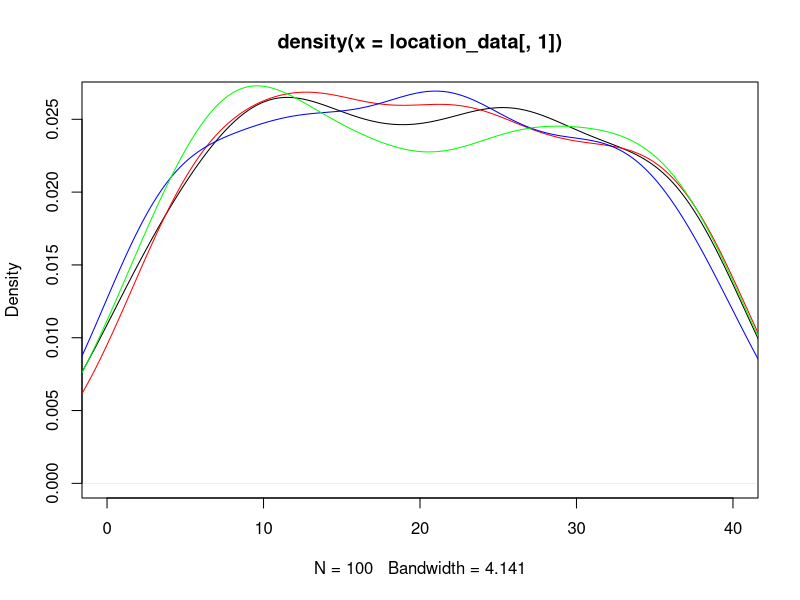
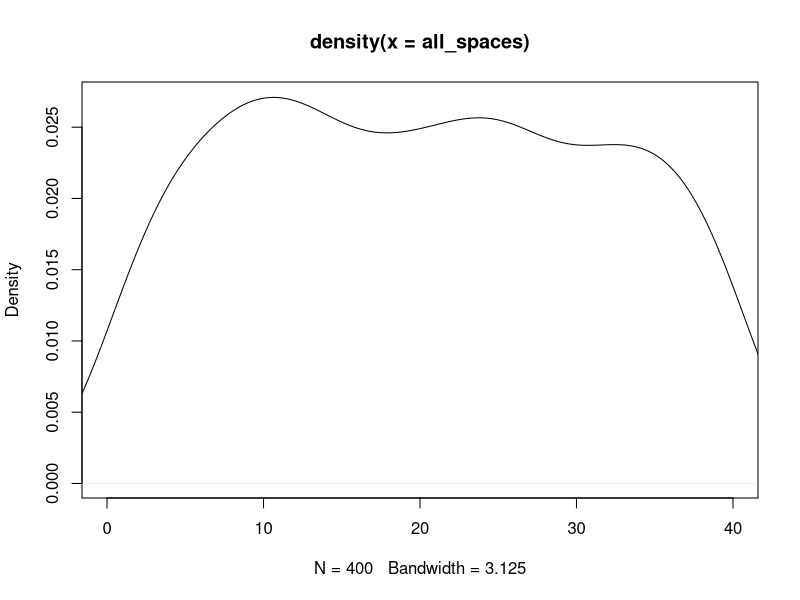
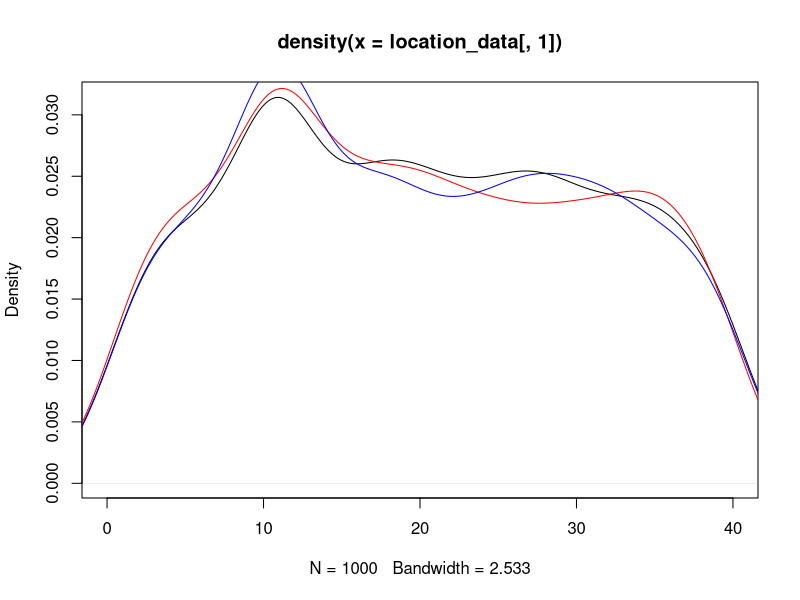
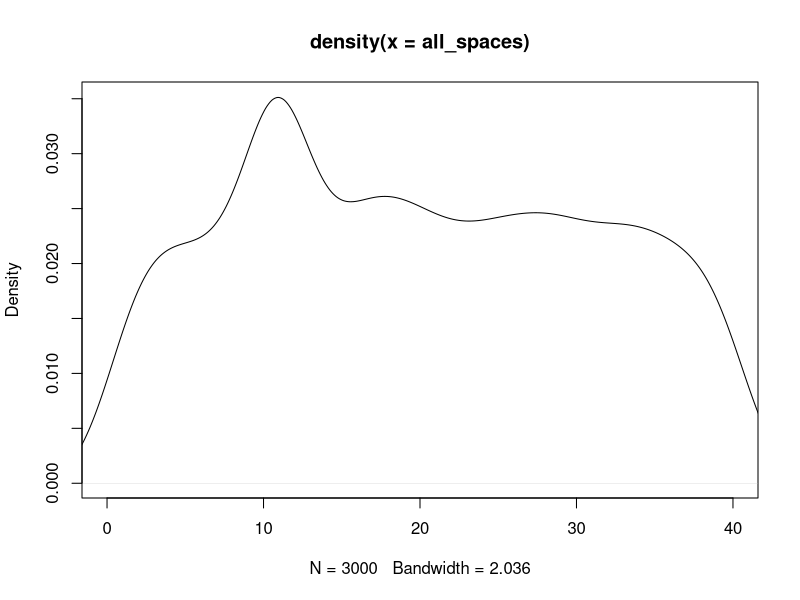
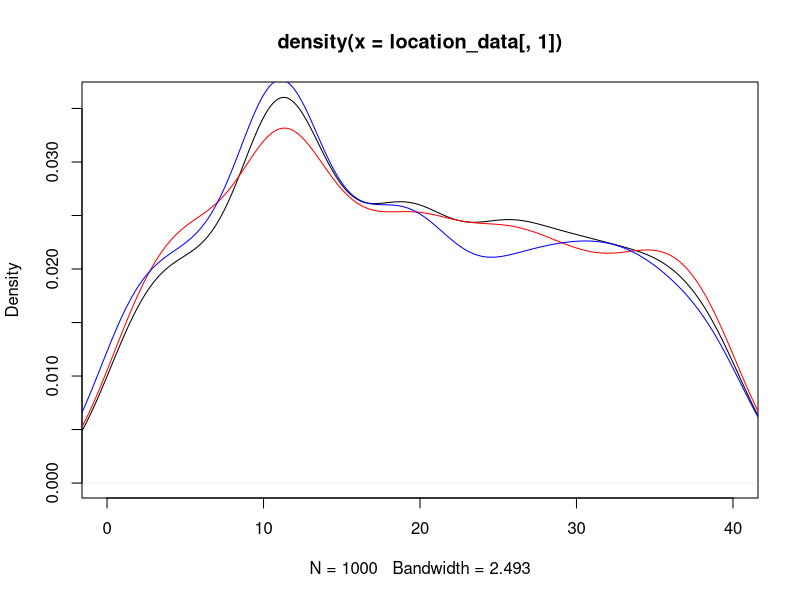
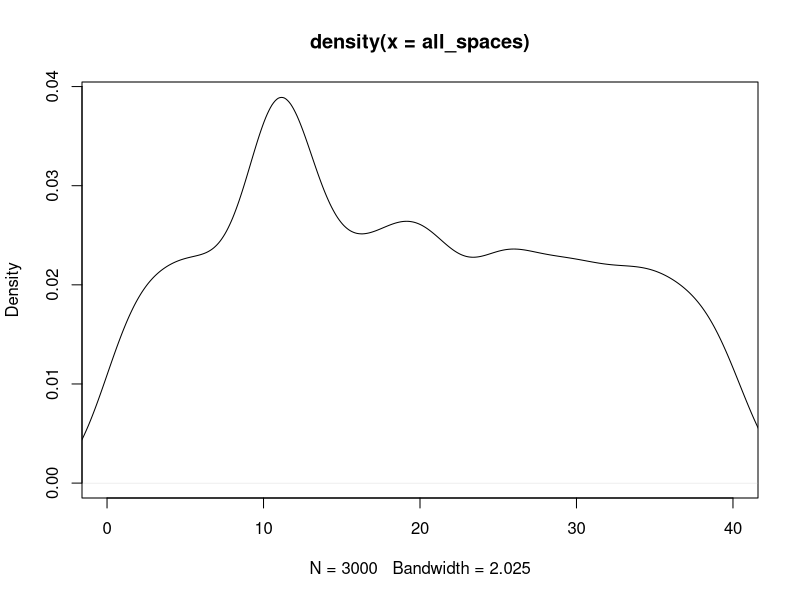

Reproduce these figures in R, in order. (Note: this script raises an error after producing the figures.)
## ---- chunk 1
knitr::opts_chunk$set(echo = TRUE)
## ---- chunk 2
#libraries
library(dplyr)
library(ggplot2)
## ---- chunk 3
#Kayleigh
##LET'S GET MOVING

monopolyBoard <- read.csv("MonopolyBoard.csv", header = T)
monopolyBoard

# Using dice rolls to determine where a player will land on the board
#input: "location"; a number 1-40; where the player is on the board
#output: the amount of spaces the player will move until they are on their new location

#note that this is only accounting for standard dice rolls, no special rules yet...

lets_move = function(location) {
  dice_roll_1 <- sample(1:6, 1, replace = TRUE)
  dice_roll_2 <- sample(1:6, 1, replace = TRUE)
  
  roll_total <- sum(dice_roll_1, dice_roll_2)
  roll_double <- dice_roll_1 == dice_roll_2
  
    location = location + roll_total
    
  if (location <= 40) {
    location = location
  } else {
    location = location - 40
  }
  
  space = monopolyBoard$name[monopolyBoard$spaces == location]
  
  print("You're moving forward...")
  print(roll_total)
  
  print("You're on space...")
  print(location)
  
  #print(space) #This prints out the name of the space that they land on. 
}

#testers
lets_move(1)
lets_move(25)
lets_move(38)
lets_move(40)



#A function to move players around the board and to play Monopoly!
#input: "turns"; the amount of turns we should take
#output: a player's new location on the board

lets_play = function(turns) {
  location = 1
  print("Starting Location: GO!")
  for (i in 1:turns) {
    location = lets_move(location)
  }
  print("You've landed on...")
  return(location)
}



lets_play(10) #tester #in this example if you look at a reference monopoly board and "walk" your way around the board with each move being the number in each output, you'll land on the space on the board corresponding to the final output (when counting "GO" as 1 and/or 40) 

#testers 
#"lets_move" and "lets_play" have both been edited to print out phrases for each roll and move to make it easier to determine how the player is moving. 
#"You're moving forward..." gives the player's roll
#"You're on space..." is the players position after 1 turn/"lets_move"
  # Later try to switch this print statement to the name of the spot that the player is on 
#"You've landed on..." gives the final location after running "lets_play" for "x" turns.
  # Later try to switch this print statement to the name of the spot that the player is on 

lets_play(3)
lets_play(10)

## ---- chunk 4
##DOUBLE DOWN

##WORK IN PROGRESS

#A function using dice rolls to determine how many spaces a player will move with the additional rules for "doubles" in Monopoly
#input: "location"; a number 1-40 where the player is on the board
#outut: the number of spaces the player will move on the board, with the special case of rolling three "doubles" and landing in jail
double_down = function(location) {
  dice_roll_1 <- sample(1:6, 1, replace = TRUE)
  dice_roll_2 <- sample(1:6, 1, replace = TRUE)
  
  roll_total <- sum(dice_roll_1, dice_roll_2)
  roll_double <- dice_roll_1 == dice_roll_2
  
  print("roll was")
  print(roll_total)
    
  if (roll_double) {
    
    dice_roll_3 <- sample(1:6, 1, replace = TRUE)
    dice_roll_4 <- sample(1:6, 1, replace = TRUE)
    
    roll_total_2 <- sum(dice_roll_3, dice_roll_4)
    roll_double_2 <- dice_roll_3 == dice_roll_4
    
    print("roll double was")
    print(roll_total_2)

    
    if (roll_double_2) {
      dice_roll_5 <- sample(1:6, 1, replace = TRUE)
      dice_roll_6 <- sample(1:6, 1, replace = TRUE)
      
      roll_total_3 <- sum(dice_roll_5, dice_roll_6)
      roll_double_3 <- dice_roll_5 == dice_roll_6
      
      print("roll double was")
      print(roll_total_3)
      
      if (roll_double_3) {
        location = 11 #Jail
        print("doubles, doubles, doubles")
        print("You're going to JAIL!")
        
      } else {
        location = location + roll_total + roll_total_2 + roll_total_3
        print("doubles, doubles, not doubles")
        print("You're moving forward...")
        print(roll_total + roll_total_2 + roll_total_3)
      }
    } else {
      location = location + roll_total + roll_total_2
      print("doubles, not doubles")
      print("You're moving forward...")
      print(roll_total+roll_total_2)
    }
  } else {
    location = location + roll_total
    print("no doubles")
    print("You're moving forward...")
    print(roll_total)
  }

    
  if (location <= 40) {
    location = location
  } else {
    location = location - 40
  }

  
  print("You're on space...")
  print(location)
}

double_down(1)
#text out in the function is kinda funky right but it's just to make sure its working right
#In final version switch all dice rolls to sample(1:6,...)

## ---- chunk 5
##CHANCE AND COMMUNITY CHEST CARDS
Card_Numbers <- c(1, 2, 3, 4, 5, 6, 7, 8, 9, 10, 11, 12, 13, 14, 15, 16)

Chance_Cards <- c("Advance to Boardwalk", "Advance to Go (Collect $200)", "Advance to Illinois Avenue. If you pass Go, collect $200", "Advance to St. Charles Place. If you pass Go, collect $200", "Advance to the nearest Railroad. If unowned, you may buy it from the Bank. If owned, pay owner twice the rental to which they are otherwise entitled", "Advance to the nearest Railroad. If unowned, you may buy it from the Bank. If owned, pay owner twice the rental to which they are otherwise entitled", "Advance token to nearest Utility. If unowned, you may buy it from the Bank. If owned, throw dice and pay owner a total ten times amount thrown", "Bank pays you dividend of $50", "Get Out of Jail Free", "Go Back 3 Spaces", "Go to Jail. Go directly to Jail, do not pass Go, do not collect $200", "Make general repairs on all your property. For each house pay $25. For each hotel pay $100", "Speeding fine $15", "Take a trip to Reading Railroad. If you pass Go, collect $200", "You have been elected Chairman of the Board. Pay each player $50", "Your building loan matures. Collect $150")

Chance <- data.frame(Chance_Cards, Card_Numbers)
Chance
##Chance cards to move a player to a new space:
  #1 -> Advance to Boardwalk (space 40)
  #2 -> Advance to Go (space 1)
  #3 -> Advance to Illinois Avenue (space 25)
  #4 -> Advance to St. Charles Place (space 12)
  #5 -> Advance to nearest Railroad (space(s) 6, 16, 26, 36)
  #6 -> Advance to nearest Railraod (space(s) 6, 16, 26, 36)
  #7 -> Advance to nearest Utility (space(s) 13, 29)
  #11 -> Go to Jail (space 11)
  #14 -> Take a trip to Reading Railroad (space 6)

Community_Chest_Cards <- c("Advance to Go (Collect $200)", "Bank error in your favor. Collect $200", "Doctor’s fee. Pay $50", "From sale of stock you get $50", "Get Out of Jail Free", "Go to Jail. Go directly to jail, do not pass Go, do not collect $200", "Holiday fund matures. Receive $100", "Income tax refund. Collect $20", "It is your birthday. Collect $10 from every player", "Life insurance matures. Collect $100", "Pay hospital fees of $100", "Pay school fees of $50", "Receive $25 consultancy fee", "You are assessed for street repair. $40 per house. $115 per hotel", "You have won second prize in a beauty contest. Collect $10", "You inherit $100")

Community_Chest <- data.frame(Community_Chest_Cards, Card_Numbers)
Community_Chest

##Community Chest Cards that move a player to a new space:
  #1 -> Advance to GO (space 1)
  #5 -> Go to Jail (space 11)

## ---- chunk 6
# heidi

#the function "who_goes_first" simulates the initial roll before the game begins in order to determine which player goes first
# input is a number of how many players are going to be playing
# output is the value of each players roll and the player that will start the game based on who had the highest roll
who_goes_first <- function(num_players){
  initial_rolls <- c()
  for (i in 1:num_players) {
    player_i_roll <- sum(sample(1:6, 2, replace=TRUE))
    initial_rolls <- c(initial_rolls, player_i_roll) # vector of every player's roll
    print(paste("Player", i, "rolled", player_i_roll))
  }
  cat("\n")
  if(sum(initial_rolls == max(initial_rolls)) >= 2){
    while (sum(initial_rolls == max(initial_rolls)) >= 2) { # if players tied for highest number
      tied_players <- which(initial_rolls==max(initial_rolls)) # identify which players tied
      print("It's a tie! Roll again")
      cat("\n")
      tie_breaker_rolls <- c()
      for (i in tied_players) { # tied players roll again
       player_i_roll2 <- sum(sample(1:6, 2, replace=TRUE))
       tie_breaker_rolls <- c(tie_breaker_rolls, player_i_roll2)
       print(paste("Player", i, "rolled", player_i_roll2))
      }
      initial_rolls <- tie_breaker_rolls
      highest_roll <- max(tie_breaker_rolls)
      highest_player2 <- tied_players[which(tie_breaker_rolls == highest_roll)]
    }
    cat("\n")
    print(paste("Player", highest_player2, "goes first!"))
  }
  else {
    highest_player <- which.max(initial_rolls) # who rolled the highest number
    print(paste("Player", highest_player, "goes first!"))
  }
}

who_goes_first(4) # test function

## ---- chunk 7
# Olivia
# Website for data: https://stat-jet-asu.github.io/Datasets/InstructorDescriptions/monopoly.html

monopolyBoard <- read.csv("MonopolyBoard.csv", header = T)
head(monopolyBoard)

# Kayleigh's lets_play function from above incorporating players and density plots
# uses lets_move function from above
# input: turns, # of turns to iterate through; players, number of players (2-4)
# output: density plot with a line for each player's frequency of spaces landed on 
# & density plot for the combined frequency of spaces landed on for all players

lets_play = function(turns, players) {
  location_data <- as.data.frame(matrix(nrow = turns, ncol = players))
  
for (j in 1:players) {
  location = 1
  
  for (i in 1:turns) {
    
    location = lets_move(location)
    location_data[i,j] <- location
    }
  }
  
  # creates density plot of frequency of landing on each space for each player
  plot(density(location_data[,1]), xlim = c(0,40), col = "black")
  
  colors <- c("red", "blue", "green")
  
  for (k in 2:players) {
  lines(density(location_data[,k]), col = colors[k-1]) # adds a density line for each player after the first
  }
  
  # creates density plot for total frequency landing on each space (all players spaces included)
  all_spaces <- as.vector(as.matrix(location_data))
  plot(density(all_spaces), xlim = c(0,40), col = "black")
  
}
lets_play(100, 4)

## ---- chunk 8
# 3 -- including jail and double rolls

lets_move2 = function(location) {
  dice_roll_1 <- sample(1:6, 1, replace = TRUE)
  dice_roll_2 <- sample(1:6, 1, replace = TRUE)
  
  roll_total <- sum(dice_roll_1, dice_roll_2)
  roll_double <- dice_roll_1 == dice_roll_2
  
    location = location + roll_total # updates location to be previous location + roll total
    double3 = "false" # double3 is assigned "true" if the player double rolls 3x (as seen in if statement below), otherwise it is assigned "false" 
    
  # first double roll -> roll again
  if (roll_double == TRUE) {
    dice_roll_3 <- sample(1:6, 1, replace = TRUE)
    dice_roll_4 <- sample(1:6, 1, replace = TRUE)
    
    roll_total2 <- sum(dice_roll_3, dice_roll_4)
    roll_double2 <- dice_roll_3 == dice_roll_4
    
    location = location + roll_total2
    double3 = "false"
    
    # if player is at a location past 40, subtract 40 so they go back to the GO space at location "41"
    # this is included in each if statement below so that it applies if player has to roll again
    if (location <= 40) {
      location = location
    } else {
      location = location - 40
    }
     
      # second double roll -> roll again
      if (roll_double2 == TRUE) {
        dice_roll_5 <- sample(1:6, 1, replace = TRUE)
        dice_roll_6 <- sample(1:6, 1, replace = TRUE)
    
        roll_total3 <- sum(dice_roll_5, dice_roll_6)
        roll_double3 <- dice_roll_5 == dice_roll_6
    
        location = location + roll_total3
        double3 = "false"
        
        if (location <= 40) {
          location = location
        } else {
          location = location - 40
        }
        
        # third double roll -> go to jail
          if (roll_double3 == TRUE) {
            location = monopolyBoard$spaces[monopolyBoard$name == "Jail"]
            double3 = "true"
          }
      }
  }  
    
  if (location <= 40) {
    location = location
  } else {
    location = location - 40
  }
  
  listdata <- (list(location, double3)) # creates list for outputs "location" and "double3"
  # if you need to access location from this function, use lets_move2(location)[[1]]
  # if you need to access double3, use lets_move2(double3)[[2]]
  return(listdata)
  
}




lets_play2 = function(turns, players) {
  
  location_data <- as.data.frame(matrix(nrow = turns, ncol = players)) # dataframe will keep data for locations of players for each turn
  double3data <- as.data.frame(matrix(nrow = turns, ncol = players)) # dataframe will say "true" if player double rolled 3x (which lands them in jail) and "false" if they didn't double roll 3x
  
  for (j in 1:players) { # rotates through each player
    location = 1 # each player starts at location 1
    double3 = 0 # initializing "double3" which will be later assigned a "true" or "false" based on if player double rolled 3x
  
    for (i in 1:turns) { # iterates through number of turns
      
        location = lets_move2(location)[[1]] # takes location from lets_move2 function and assigns it to location
        location_data[i,j] <- as.integer(location) # puts location value into the dataframe of locations for each player
        double3data[i,j] <- lets_move2(double3)[[2]] # takes "true" or "false" value from double3 and adds it to double3data dataframe
        
      # deals with landing in jail from "go to jail" space and staying there for next 3 turns
      if (31 %in% location_data[i-1,j]) { # if you landed on 31 in the last turn (i-1 turn), you go to jail (space 11) for the ith turn
        location <- 11
        location_data[i,j] <- as.integer(location) # new location is 11
      } else if (11 %in% location_data[i-1,j] & 31 %in% location_data[i-2,j]) { # if you were on space 11 last turn AND you were on space 31 2 turns ago, you stay in jail (space 11) for turn i
        location <- 11
        location_data[i,j] <- as.integer(location)
      } else if (11 %in% location_data[i-2,j] & 31 %in% location_data[i-3,j]) {
        location <- 11
        location_data[i,j] <- as.integer(location)
      }
        
      # landing in jail from 3x double roll and staying there for next 3 turns
      if (11 %in% location_data[i,j] & "true" %in% double3data[i-1,j]) { # if player's location is 11 (jail) and double3data is"true" (player double rolled 3x), player stays in jail. all 3 if/else if statements keep player in jail for the next 3 turns
        location <- 11
        location_data[i,j] <- as.integer(location)
      } else if (11 %in% location_data[i-1,j] & "true" %in% double3data[i-2,j]) { # 
        location <- 11
        location_data[i,j] <- as.integer(location)
      } else if (11 %in% location_data[i-2,j] & "true" %in% double3data[i-3,j]) {
        location <- 11
        location_data[i,j] <- as.integer(location)
      }
        
    }
  }
  #print(location_data)
  
  # creates density plot of frequency of landing on each space for each player
  plot(density(location_data[,1]), xlim = c(0,40), col = "black")
  
  colors <- c("red", "blue", "green")
  
  for (k in 2:players) {
    lines(density(location_data[,k]), col = colors[k-1]) # adds a density line for each player after the first
  }
  
  # creates density plot for total frequency landing on each space (all players spaces included)
  all_spaces <- as.vector(as.matrix(location_data))
  plot(density(all_spaces), xlim = c(0,40), col = "black")
  
}
 
lets_play2(1000, 3)

# how should we go about recording spaces landed on when double rolls occur?

Chance
Community_Chest
## ---- chunk 9
#4 - Kayleigh and Maddie 
#Chance - spaces 8, 23, 37
#Community Chest - spaces 3, 18, 34
Chance

Drawing_Chance = function(location) {
  location = location
  draw_card <- sample(1:16, 1, replace = TRUE)
  player_card <- Chance$Chance_Cards[draw_card]
  print(player_card)
  
      if(draw_card == 1) {
        location = 1
      }
      
      if(draw_card == 2) {
        location = 1
      }
      
      if(draw_card == 3) {
        location = 25
      }
  
      if(draw_card == 4){
        location = 12
      }
    
      if(draw_card == 5){
        if(location >= 37 && location <= 5){
              location = 6
            } else {
              if (location >= 6 && location <= 15){
                location = 16
              } else {
                if(location >= 16 && location <= 25){
                  location = 26
                } else {
                  location = 36
                }
              }
            }
    }
  
    if(draw_card == 6){
        if(location >= 37 && location <= 5){
              location = 6
            } else {
              if (location >= 6 && location <= 15){
                location = 16
              } else {
                if(location >= 16 && location <= 25){
                  location = 26
                } else {
                  location = 36
                }
              }
            }
    }
  
    if(draw_card == 7){
        if(location >= 29 && location <= 12){
              location = 13
            } else {
              location = 29
    }
  }
  
    if(draw_card == 11) {
      location = 11
    }
  
    if(draw_card == 14) {
      location = 6
    }
  
    if(draw_card == 10) {
      location = location - 3
    }
  
    location = location
    return(location)
}

Drawing_Community_Chest = function(location) {
  location = location
  draw_card_chest <- sample(1:16, 1, replace = TRUE)
  player_card_chest <- Community_Chest$Community_Chest_Cards[draw_card_chest]
  print(player_card_chest)
  print(location)
  
  if (draw_card_chest == 1) {
    location = 1
  } else {
    if (draw_card_chest == 6) {
    location = 11
    } else {
      location = location
    }
  
  }
  
  location = location 
  return(location)
}


lets_move3 = function(location) {
  dice_roll_1 <- sample(1:6, 1, replace = TRUE)
  dice_roll_2 <- sample(1:6, 1, replace = TRUE)
  
  roll_total <- sum(dice_roll_1, dice_roll_2)
  roll_double <- dice_roll_1 == dice_roll_2
  
    location = location + roll_total
    double3 = "false"

  if (location <= 40) {
      location = location
  } else {
      location = location - 40
  }

  
  if(location == 8 || location == 23 || location == 27) {
    location = Drawing_Chance(location)

  }
  
  if(location == 3 || location == 18 || location == 34) {
    location = Drawing_Community_Chest(location)

  }
    
  # first double roll -> roll again
  if (roll_double == TRUE) {
    dice_roll_3 <- sample(1:6, 1, replace = TRUE)
    dice_roll_4 <- sample(1:6, 1, replace = TRUE)
    
    roll_total2 <- sum(dice_roll_3, dice_roll_4)
    roll_double2 <- dice_roll_3 == dice_roll_4
    
    location = location + roll_total2
    double3 = "false"
    
    if (location <= 40) {
      location = location
    } else {
      location = location - 40
    }
    
    
    if(location == 8 || location == 23 || location == 27) {
    location = Drawing_Chance(location)
    }
  
  if(location == 3 || location == 18 || location == 34) {
    location = Drawing_Community_Chest(location)
    }
     
      # second double roll -> roll again
      if (roll_double2 == TRUE) {
        dice_roll_5 <- sample(1:6, 1, replace = TRUE)
        dice_roll_6 <- sample(1:6, 1, replace = TRUE)
    
        roll_total3 <- sum(dice_roll_5, dice_roll_6)
        roll_double3 <- dice_roll_5 == dice_roll_6
    
        location = location + roll_total3
        double3 = "false"
        
        if (location <= 40) {
          location = location
        } else {
          location = location - 40
        }
        
        if(location == 8 || location == 23 || location == 27) {
          location = Drawing_Chance(location)
        }
  
        if(location == 3 || location == 18 || location == 34) {
          location = Drawing_Community_Chest(location)
         
        }
        
        # third double roll -> go to jail
          if (roll_double3 == TRUE) {
            location = monopolyBoard$spaces[monopolyBoard$name == "Jail"]
            double3 = "true"
          }
      }
  }  
   
  location = location 
  listdata <- (list(location, double3))
  return(listdata)
  
}

lets_move3(1)


lets_play3 = function(turns, players) {
  
  location_data <- as.data.frame(matrix(nrow = turns, ncol = players))
  double3data <- as.data.frame(matrix(nrow = turns, ncol = players))
  
  for (j in 1:players) {
    location = 1
    double3 = 0
  
    for (i in 1:turns) {
      
        location = lets_move3(location)[[1]]
        location_data[i,j] <- as.integer(location)
        double3data[i,j] <- lets_move3(double3)[[2]]
        
      # deals with landing in jail from "go to jail" space and staying there for next 3 turns
      if (31 %in% location_data[i-1,j]) { # if you land on 31 (go to jail), next location is in jail (space 11)
        location <- 11
        location_data[i,j] <- as.integer(location)
      } else if (11 %in% location_data[i-1,j] & 31 %in% location_data[i-2,j]) {
        location <- 11
        location_data[i,j] <- as.integer(location)
      } else if (11 %in% location_data[i-2,j] & 31 %in% location_data[i-3,j]) {
        location <- 11
        location_data[i,j] <- as.integer(location)
      }
        
      # landing in jail from 3x double roll and staying there for next 3 turns
      if (11 %in% location_data[i,j] & "true" %in% double3data[i-1,j]) { # "true" means player double rolled 3x -> jail
        location <- 11
        location_data[i,j] <- as.integer(location)
      } else if (11 %in% location_data[i-1,j] & "true" %in% double3data[i-2,j]) { # 
        location <- 11
        location_data[i,j] <- as.integer(location)
      } else if (11 %in% location_data[i-2,j] & "true" %in% double3data[i-3,j]) {
        location <- 11
        location_data[i,j] <- as.integer(location)
      }
        
    }
  }
  #print(location_data)
  
  # creates density plot of frequency of landing on each space for each player
  plot(density(location_data[,1]), xlim = c(0,40), col = "black")
  
  colors <- c("red", "blue", "green")
  
  for (k in 2:players) {
    lines(density(location_data[,k]), col = colors[k-1]) # adds a density line for each player after the first
  }
  
  # creates density plot for total frequency landing on each space (all players spaces included)
  all_spaces <- as.vector(as.matrix(location_data))
  plot(density(all_spaces), xlim = c(0,40), col = "black")
  
}

lets_play3(1000,3)
## ---- chunk 10

monopolyBoard1 <- read.csv("MonopolyBoard.csv", header = T)
head(monopolyBoard1)

kaciesboard <- monopolyBoard1 %>% select(., "name", "type", "color", "spaces")
kaciestibble <- as_tibble(kaciesboard)
kaciestibble

freq <- kaciestibble %>% ggplot(., mapping=aes(x="names" )) +geom_freqpoly()

freq
 
## ---- chunk 11
#hello
dice_roll <- sum(sample(1:6, 2, replace = TRUE))

#Need to figure out how to exchange money between players
Chance_Money <- function(money){
  money = money
  draw_card <- sample(1:16, 1, replace = TRUE)
  player_card <- Chance$Chance_Cards[draw_card]
  print(player_card)
  
  if(draw_card == 2){
    money = money + 200
  }
  
  if(draw_card == 8){
    money = money + 50
  }
  
  if(draw_card == 12){
    if(properties == 5){
      money = money - 125
    }
    if(properties == 6){
      money = money - 150
    }
  }
  
  if(draw_card == 13){
    money = money - 15
  }
  
  if(draw_card == 16){
    money = money + 150
  }
}

#Need to figure out how to exchange money between players
Community_Chest_Money <- function(money){
  money = money
  draw_card <- sample(1:16, 1, replace = TRUE)
  player_card <- Community_Chest$Community_Chest_Cards[draw_card]
  print(player_card)
  
  if(draw_card == 1){
    money = money + 200
  }
  
  if(draw_card == 2){
    money = money + 200
  }
  
  if(draw_card == 3){
    money = money - 50
  }
  
  if(draw_card == 4){
    money = money + 50
  }
  
  if(draw_card == 7){
    money = money + 100
  }
  
  if(draw_card == 8){
    money = money + 20
  }
  
  if(draw_card == 10){
    money = money + 100
  }
  
  if(draw_card == 11){
    money = money - 100
  }
  
  if(draw_card == 12){
    money = money - 50
  }
  
  if(draw_card == 13){
    money = money + 25
  }
  
  if(draw_card == 15){
    money = money + 10
  }
  
  if(draw_card == 16){
    money = money + 100
  }
}

Chance
Community_Chest
